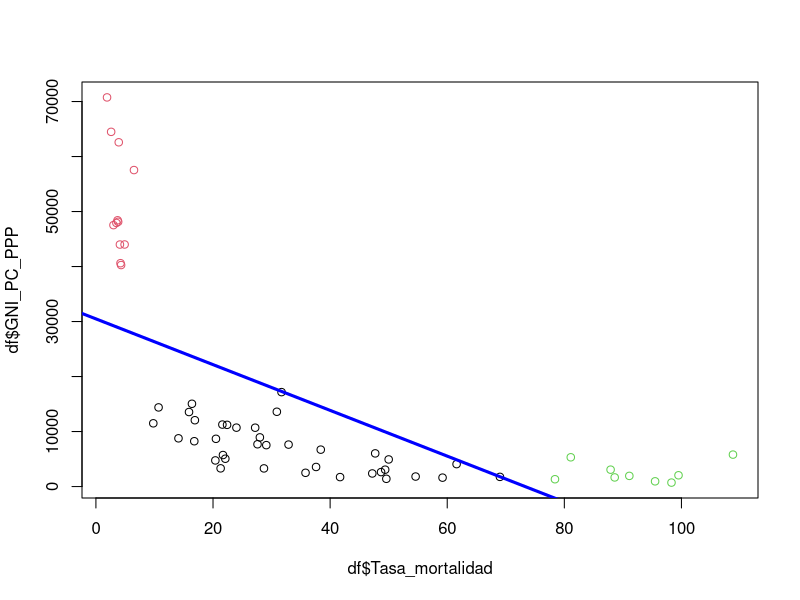
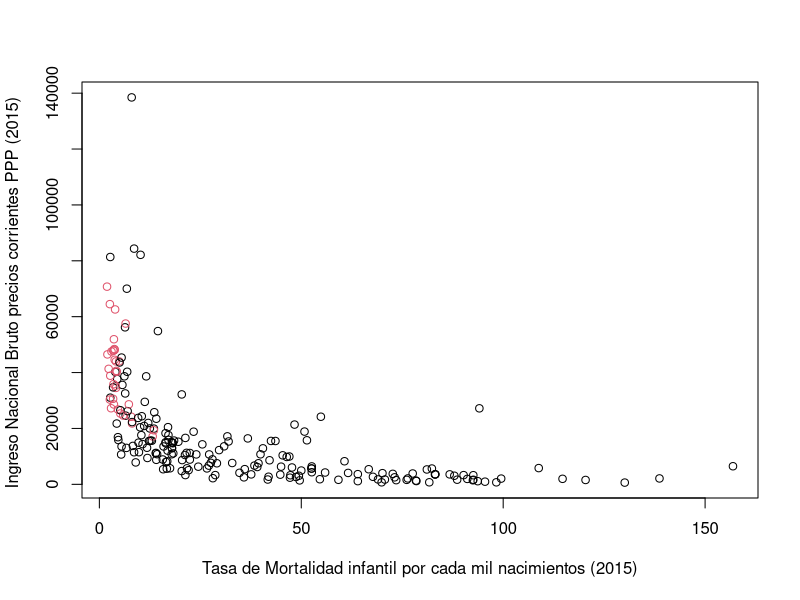

These charts were generated, in order, by the following R code: (Note: this script raises an error after producing the figures.)
### clasificador de países OCDE

## Lectura del archivo
df <- read.csv(file = "Cap 1. Principios de aprendizaje automatizado/data_countries.csv")

## Se observan las variables
names(df)

## Cambiando los nombres de todas las variables
## se utiliza una lista más sencilla de interpretar

names(df) <- c("Nombre_pais",
               "Codigo_pais",
               "Tasa_mortalidad",
               "GNI_PC_PPP",
               "OCDE_member")


## Gráfica de dispersión de los datos seleccionados
plot(df$Tasa_mortalidad, 
     df$GNI_PC_PPP, col = df$OCDE)

## Estimación del modelo de regresión lineal.
## se especifica que el ingreso nacional bruto = f(Tasa de mortalidad)

a <- lm(data = df,  GNI_PC_PPP ~ Tasa_mortalidad)
abline(a, col = "blue", lwd = 3)


## Para todos los países
library(dplyr)

## Juntando bases de datos para flag OCDE

A <- read.csv("Cap 1. Principios de aprendizaje automatizado/all_contries.csv", stringsAsFactors = F)
B<- read.csv("Cap 1. Principios de aprendizaje automatizado/ocde_members.csv", stringsAsFactors = F) %>% select(-Date)

df <- left_join(A, B)

df$OCDE_member[is.na(df$OCDE_member)] <- 1

names(df) <-c("Nombre_pais",
               "Codigo_pais",
               "GNI_PC_PPP",
               "Tasa_mortalidad",
               "OCDE_member")

plot(df$Tasa_mortalidad, 
     df$GNI_PC_PPP, 
     col = df$OCDE_member,
     xlab = "Tasa de Mortalidad infantil por cada mil nacimientos (2015)",
     ylab = "Ingreso Nacional Bruto precios corrientes PPP (2015) ")

b <- lm(data = df2,  GNI_PC_PPP ~ Tasa_mortalidad)
abline(b, col = "red", lwd = 3)

df3<-anti_join(df2, df)

c <- lm(data = df3,  GNI_PC_PPP ~ Tasa_mortalidad)
abline(b, col = "black", lwd = 3)

